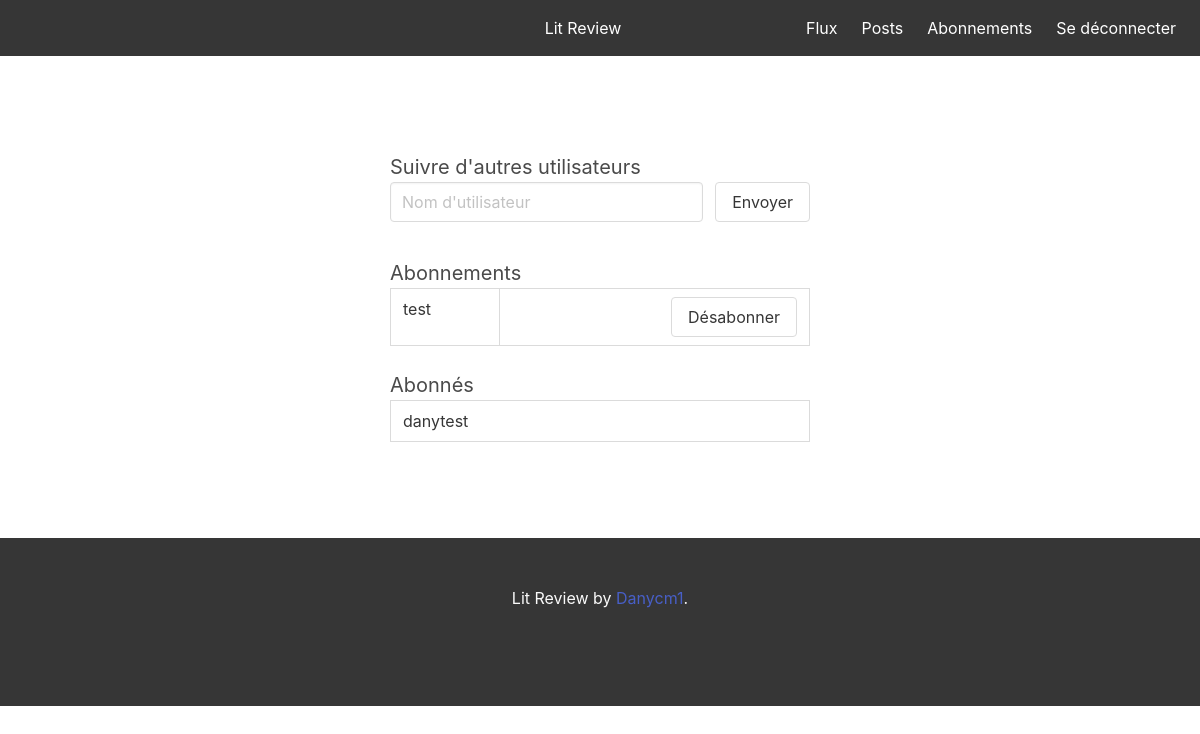
The page /subscription (signed in) on the database as committed earlier.
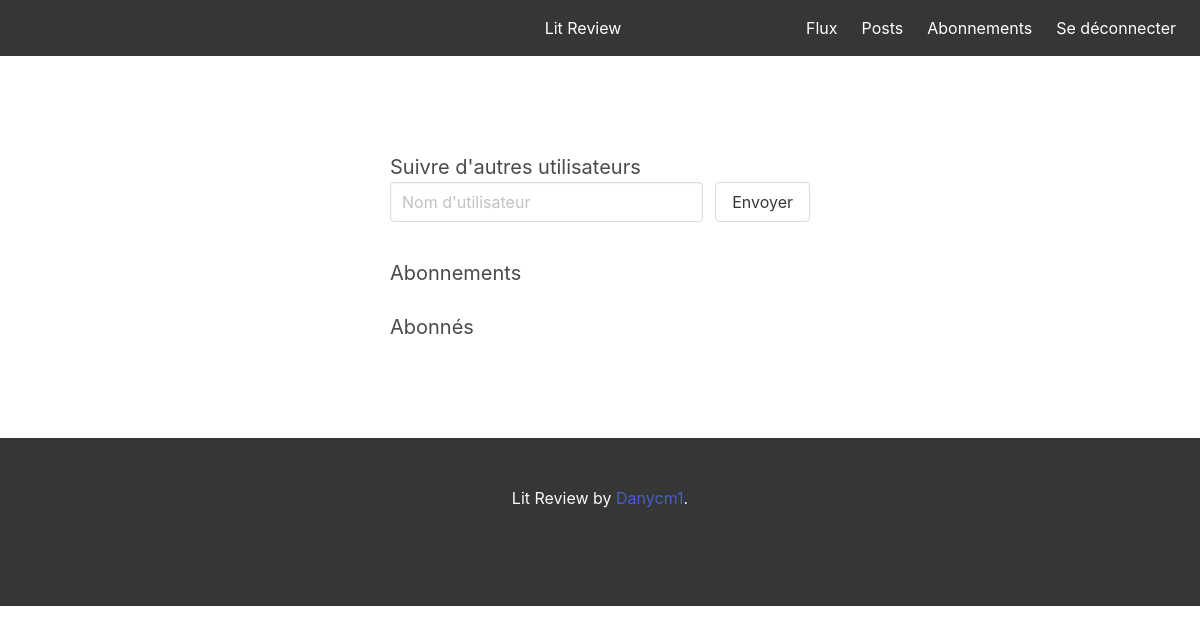
The same page on the database as committed later.
### flux/models.py (models this page shows)
class UserFollows(models.Model):
    user = models.ForeignKey(to=settings.AUTH_USER_MODEL, on_delete=models.CASCADE, related_name='following')
    followed_user = models.ForeignKey(to=settings.AUTH_USER_MODEL, on_delete=models.CASCADE, related_name='followed_by')
    class Meta:
        unique_together = ('user', 'followed_user')

### flux/views.py (the view, shortened to what this page needs)
# urls.py: path('subscription', view_subscription, name='subscription'),
@login_required
def view_subscription(request):
    user_follows = UserFollows.objects.filter(user=request.user)
    user_followed = UserFollows.objects.filter(user=request.user)
    return render(request, 'subscription.html', {'user_follows': user_follows, 'user_followed': user_followed})

### flux/templates/subscription.html (shortened to what this page needs)
{% extends 'home.html' %}
{% block ticket %}
    <section class="section">
        <div class="container">
            <div class="columns is-centered">
                <div class="column is-half">
                    <form method="POST" action="{% url 'flux:subscription' %}">
                        <span class="is-size-5">Suivre d'autres utilisateurs</span>
                        <div class="field is-grouped">
                            <p class="control is-expanded">
                                <label>
                                    <input class="input" type="text" name="username" placeholder="Nom d'utilisateur" required>
                                </label>
                            </p>
                            <p class="control">
                                <button type="submit" class="button is-pulled-right">Envoyer</button>
                            </p>
                        </div>
                        <br>
                        <span class="is-size-5">Abonnements</span>
                        <table class="table table is-bordered table is-fullwidth">
                            {% for subscription in user_follows %}
                                <tbody>
                                <tr>
                                    <td>{{ subscription.followed_user }}</td>
                                    <td class="has-text-right"><a class="button"
                                           href="{% url 'flux:unsubscribe' subscription.followed_user %}">Désabonner</a></td>
                                </tr>
                                </tbody>
                            {% endfor %}
                        </table>
                        <span class="is-size-5">Abonnés</span>
                        <table class="table table is-bordered table is-fullwidth">
                            {% for subscription in user_followed  %}
                                <tbody>
                                <tr>
                                    <td>{{ subscription.user }}</td>
                                </tr>
                                </tbody>
                            {% endfor %}
                        </table>
                    </form>
                </div>
            </div>
        </div>
    </section>
{% endblock %}

Rows that differ between the two databases and show on the page:
removed UserFollows: followed_user "test", user "danytest"
